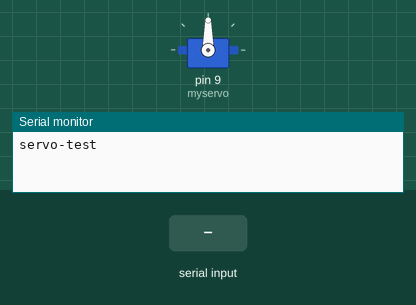
Simulated run of this sketch. Board: Arduino Uno, built with avr-gcc and run on an emulated ATmega328P. Shown: servo, the last lines printed to the serial monitor. Inputs (shaded band) come from the test bench.

Above: at 1.2 s.
1.3 s: "30,150\n" received over Serial
At 1.6 s:
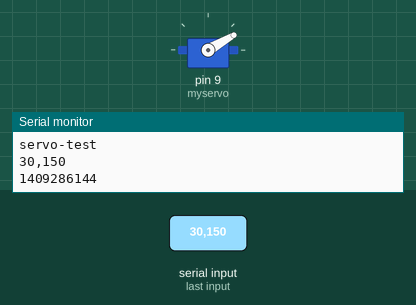
2.8 s: "5\n" received over Serial
At 3.5 s:
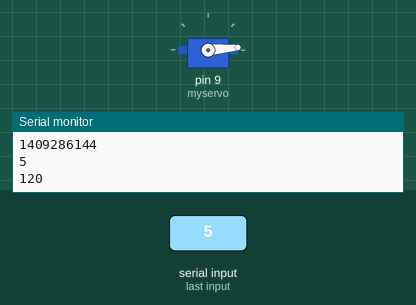
4.3 s: "200\n" received over Serial
At 4.8 s:
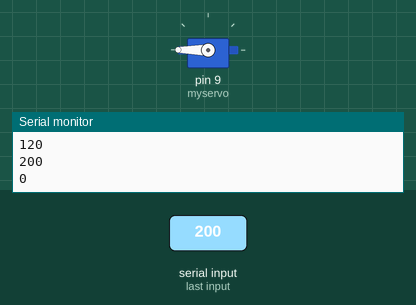
5.8 s: "90,45\n" received over Serial
At 6.1 s:
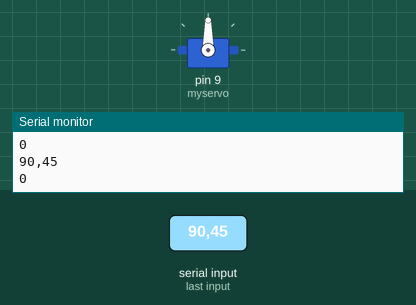
Timing chart, 0 to 8.3 s (numbered marks = the images above; inputs shaded):
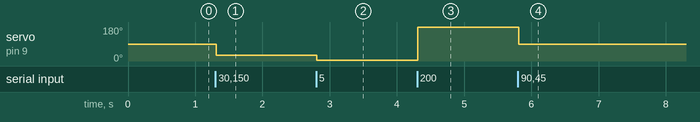

The sketch:

print_consol.ino
```cpp
String readString;
#include <Servo.h>
Servo myservo;  // create servo object to control a servo

void setup() {
  Serial.begin(9600);
  myservo.attach(9);
  Serial.println("servo-test"); // so I can keep track of what is loaded
}

void loop() {

  while (Serial.available()) {
    char c = Serial.read();  //gets one byte from serial buffer
    readString += c; //makes the String readString
    delay(2);  //slow looping to allow buffer to fill with next character
  }

  if (readString.length() >0) {
    Serial.println(readString);  //so you can see the captured String
    int n = readString.toInt();  //convert readString into a number
//    Serial.println(n); //so you can see the integer
    myservo.write(n);
    fakulitet(n);
    readString="";
  }
}


int a = 0;

int fakulitet(int num) {
  if(num > 0){
    int x = num;
    unsigned long y = num;
    while(x>1){

      y = y*(x-1);
      x= x-1;
    }
    Serial.println(y);
    }else {
      return 1;
    }
  }
```

Measured:
- after the input at 1.3 s, servo on pin 9 (myservo): 90° → 30° at once
- after the input at 2.8 s, servo on pin 9 (myservo): 30° → 5° at once
- after the input at 4.3 s, servo on pin 9 (myservo): 5° → 180° at once
- after the input at 5.8 s, servo on pin 9 (myservo): 180° → 90° at once
